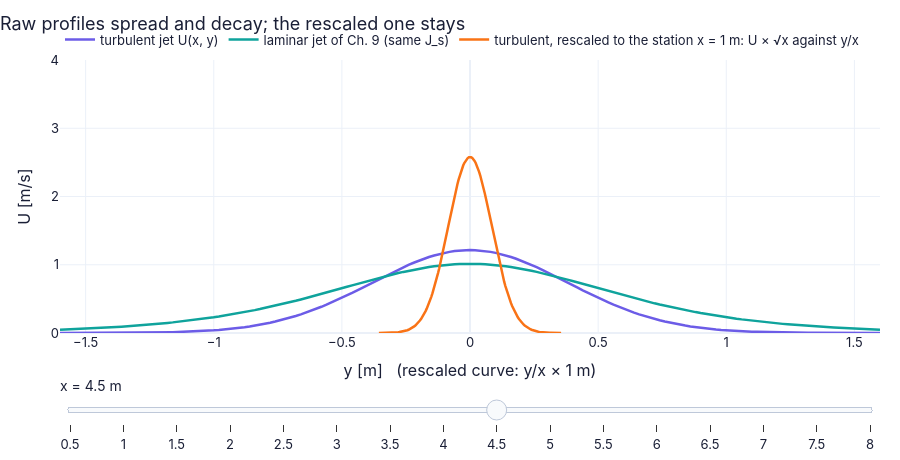

The notebook cell saved with this chart:
### Markdown cell above
**What does the code above do?**

The profile is typed out from the formula, the two integrals done with `np.trapezoid`: the momentum flux is flat, the volume
flux doubles over a factor 4 in distance, and both agree with the library.

### Code cell
y_f = np.linspace(-1.6, 1.6, 161)                            # cross-stream positions [m]
nu_lam = 0.02                                                 # a (large, illustrative) viscosity for the laminar comparison jet [m²/s]

def f4(x):                                                    # raw profiles at station x: turbulent and laminar jet of the same momentum flux
    Ut = ch12.plane_jet_mean_velocity(x, y_f, 1.0, 1.0, **JET_KW)         # turbulent: δ ∝ x, U_CL ∝ x^(−1/2)
    Ul = JET.free_jet(x, y_f, 1.0, 1.0, nu_lam)["u"]                      # laminar (Ch. 9): δ ∝ x^(2/3), U_CL ∝ x^(−1/3)
    return {"turbulent jet U(x, y)": (y_f, Ut), "laminar jet of Ch. 9 (same J_s)": (y_f, Ul),   # hand the result back to the caller
            "turbulent, rescaled to the station x = 1 m: U × √x against y/x": (y_f/x, Ut*np.sqrt(x))}

figF4 = slider_figure(f4, "x", np.round(np.linspace(0.5, 8.0, 16), 2), unit="m", xlabel="y [m]   (rescaled curve: y/x × 1 m)",
                      ylabel="U [m/s]", title="Raw profiles spread and decay; the rescaled one stays", xrange=(-1.6, 1.6), yrange=(0, 4))
figF4.show()   # display the interactive figure (the slider works on the web page too)

### Figure 1 — Plotly figure (JSON) as saved in the notebook; plotly's stock layout.template omitted (floating-point values rounded to 4 significant figures; data arrays with more than 128 entries replaced by an {"elided": "..."} marker saying what was removed)
{"data": [{"hovertemplate": "turbulent jet U(x, y): %{y:.4g}<extra>x = 0.5 m</extra>", "line": {"color": "#6c5ce7", "width": 2.5}, "mode": "lines", "name": "turbulent jet U(x, y)", "type": "scatter", "visible": false, "x": {"elided": "161 float values"}, "y": {"elided": "161 float values"}}, {"hovertemplate": "laminar jet of Ch. 9 (same J_s): %{y:.4g}<extra>x = 0.5 m</extra>", "line": {"color": "#0fa39c", "width": 2.5}, "mode": "lines", "name": "laminar jet of Ch. 9 (same J_s)", "type": "scatter", "visible": false, "x": {"elided": "161 float values"}, "y": {"elided": "161 float values"}}, {"hovertemplate": "turbulent, rescaled to the station x = 1 m: U × √x against y/x: %{y:.4g}<extra>x = 0.5 m</extra>", "line": {"color": "#f97316", "width": 2.5}, "mode": "lines", "name": "turbulent, rescaled to the station x = 1 m: U × √x against y/x", "type": "scatter", "visible": false, "x": {"elided": "161 float values"}, "y": {"elided": "161 float values"}}, {"hovertemplate": "turbulent jet U(x, y): %{y:.4g}<extra>x = 1 m</extra>", "line": {"color": "#6c5ce7", "width": 2.5}, "mode": "lines", "name": "turbulent jet U(x, y)", "type": "scatter", "visible": false, "x": {"elided": "161 float values"}, "y": {"elided": "161 float values"}}, {"hovertemplate": "laminar jet of Ch. 9 (same J_s): %{y:.4g}<extra>x = 1 m</extra>", "line": {"color": "#0fa39c", "width": 2.5}, "mode": "lines", "name": "laminar jet of Ch. 9 (same J_s)", "type": "scatter", "visible": false, "x": {"elided": "161 float values"}, "y": {"elided": "161 float values"}}, {"hovertemplate": "turbulent, rescaled to the station x = 1 m: U × √x against y/x: %{y:.4g}<extra>x = 1 m</extra>", "line": {"color": "#f97316", "width": 2.5}, "mode": "lines", "name": "turbulent, rescaled to the station x = 1 m: U × √x against y/x", "type": "scatter", "visible": false, "x": {"elided": "161 float values"}, "y": {"elided": "161 float values"}}, {"hovertemplate": "turbulent jet U(x, y): %{y:.4g}<extra>x = 1.5 m</extra>", "line": {"color": "#6c5ce7", "width": 2.5}, "mode": "lines", "name": "turbulent jet U(x, y)", "type": "scatter", "visible": false, "x": {"elided": "161 float values"}, "y": {"elided": "161 float values"}}, {"hovertemplate": "laminar jet of Ch. 9 (same J_s): %{y:.4g}<extra>x = 1.5 m</extra>", "line": {"color": "#0fa39c", "width": 2.5}, "mode": "lines", "name": "laminar jet of Ch. 9 (same J_s)", "type": "scatter", "visible": false, "x": {"elided": "161 float values"}, "y": {"elided": "161 float values"}}, {"hovertemplate": "turbulent, rescaled to the station x = 1 m: U × √x against y/x: %{y:.4g}<extra>x = 1.5 m</extra>", "line": {"color": "#f97316", "width": 2.5}, "mode": "lines", "name": "turbulent, rescaled to the station x = 1 m: U × √x against y/x", "type": "scatter", "visible": false, "x": {"elided": "161 float values"}, "y": {"elided": "161 float values"}}, {"hovertemplate": "turbulent jet U(x, y): %{y:.4g}<extra>x = 2 m</extra>", "line": {"color": "#6c5ce7", "width": 2.5}, "mode": "lines", "name": "turbulent jet U(x, y)", "type": "scatter", "visible": false, "x": {"elided": "161 float values"}, "y": {"elided": "161 float values"}}, {"hovertemplate": "laminar jet of Ch. 9 (same J_s): %{y:.4g}<extra>x = 2 m</extra>", "line": {"color": "#0fa39c", "width": 2.5}, "mode": "lines", "name": "laminar jet of Ch. 9 (same J_s)", "type": "scatter", "visible": false, "x": {"elided": "161 float values"}, "y": {"elided": "161 float values"}}, {"hovertemplate": "turbulent, rescaled to the station x = 1 m: U × √x against y/x: %{y:.4g}<extra>x = 2 m</extra>", "line": {"color": "#f97316", "width": 2.5}, "mode": "lines", "name": "turbulent, rescaled to the station x = 1 m: U × √x against y/x", "type": "scatter", "visible": false, "x": {"elided": "161 float values"}, "y": {"elided": "161 float values"}}, {"hovertemplate": "turbulent jet U(x, y): %{y:.4g}<extra>x = 2.5 m</extra>", "line": {"color": "#6c5ce7", "width": 2.5}, "mode": "lines", "name": "turbulent jet U(x, y)", "type": "scatter", "visible": false, "x": {"elided": "161 float values"}, "y": {"elided": "161 float values"}}, {"hovertemplate": "laminar jet of Ch. 9 (same J_s): %{y:.4g}<extra>x = 2.5 m</extra>", "line": {"color": "#0fa39c", "width": 2.5}, "mode": "lines", "name": "laminar jet of Ch. 9 (same J_s)", "type": "scatter", "visible": false, "x": {"elided": "161 float values"}, "y": {"elided": "161 float values"}}, {"hovertemplate": "turbulent, rescaled to the station x = 1 m: U × √x against y/x: %{y:.4g}<extra>x = 2.5 m</extra>", "line": {"color": "#f97316", "width": 2.5}, "mode": "lines", "name": "turbulent, rescaled to the station x = 1 m: U × √x against y/x", "type": "scatter", "visible": false, "x": {"elided": "161 float values"}, "y": {"elided": "161 float values"}}, {"hovertemplate": "turbulent jet U(x, y): %{y:.4g}<extra>x = 3 m</extra>", "line": {"color": "#6c5ce7", "width": 2.5}, "mode": "lines", "name": "turbulent jet U(x, y)", "type": "scatter", "visible": false, "x": {"elided": "161 float values"}, "y": {"elided": "161 float values"}}, {"hovertemplate": "laminar jet of Ch. 9 (same J_s): %{y:.4g}<extra>x = 3 m</extra>", "line": {"color": "#0fa39c", "width": 2.5}, "mode": "lines", "name": "laminar jet of Ch. 9 (same J_s)", "type": "scatter", "visible": false, "x": {"elided": "161 float values"}, "y": {"elided": "161 float values"}}, {"hovertemplate": "turbulent, rescaled to the station x = 1 m: U × √x against y/x: %{y:.4g}<extra>x = 3 m</extra>", "line": {"color": "#f97316", "width": 2.5}, "mode": "lines", "name": "turbulent, rescaled to the station x = 1 m: U × √x against y/x", "type": "scatter", "visible": false, "x": {"elided": "161 float values"}, "y": {"elided": "161 float values"}}, {"hovertemplate": "turbulent jet U(x, y): %{y:.4g}<extra>x = 3.5 m</extra>", "line": {"color": "#6c5ce7", "width": 2.5}, "mode": "lines", "name": "turbulent jet U(x, y)", "type": "scatter", "visible": false, "x": {"elided": "161 float values"}, "y": {"elided": "161 float values"}}, {"hovertemplate": "laminar jet of Ch. 9 (same J_s): %{y:.4g}<extra>x = 3.5 m</extra>", "line": {"color": "#0fa39c", "width": 2.5}, "mode": "lines", "name": "laminar jet of Ch. 9 (same J_s)", "type": "scatter", "visible": false, "x": {"elided": "161 float values"}, "y": {"elided": "161 float values"}}, {"hovertemplate": "turbulent, rescaled to the station x = 1 m: U × √x against y/x: %{y:.4g}<extra>x = 3.5 m</extra>", "line": {"color": "#f97316", "width": 2.5}, "mode": "lines", "name": "turbulent, rescaled to the station x = 1 m: U × √x against y/x", "type": "scatter", "visible": false, "x": {"elided": "161 float values"}, "y": {"elided": "161 float values"}}, {"hovertemplate": "turbulent jet U(x, y): %{y:.4g}<extra>x = 4 m</extra>", "line": {"color": "#6c5ce7", "width": 2.5}, "mode": "lines", "name": "turbulent jet U(x, y)", "type": "scatter", "visible": false, "x": {"elided": "161 float values"}, "y": {"elided": "161 float values"}}, {"hovertemplate": "laminar jet of Ch. 9 (same J_s): %{y:.4g}<extra>x = 4 m</extra>", "line": {"color": "#0fa39c", "width": 2.5}, "mode": "lines", "name": "laminar jet of Ch. 9 (same J_s)", "type": "scatter", "visible": false, "x": {"elided": "161 float values"}, "y": {"elided": "161 float values"}}, {"hovertemplate": "turbulent, rescaled to the station x = 1 m: U × √x against y/x: %{y:.4g}<extra>x = 4 m</extra>", "line": {"color": "#f97316", "width": 2.5}, "mode": "lines", "name": "turbulent, rescaled to the station x = 1 m: U × √x against y/x", "type": "scatter", "visible": false, "x": {"elided": "161 float values"}, "y": {"elided": "161 float values"}}, {"hovertemplate": "turbulent jet U(x, y): %{y:.4g}<extra>x = 4.5 m</extra>", "line": {"color": "#6c5ce7", "width": 2.5}, "mode": "lines", "name": "turbulent jet U(x, y)", "type": "scatter", "visible": true, "x": {"elided": "161 float values"}, "y": {"elided": "161 float values"}}, {"hovertemplate": "laminar jet of Ch. 9 (same J_s): %{y:.4g}<extra>x = 4.5 m</extra>", "line": {"color": "#0fa39c", "width": 2.5}, "mode": "lines", "name": "laminar jet of Ch. 9 (same J_s)", "type": "scatter", "visible": true, "x": {"elided": "161 float values"}, "y": {"elided": "161 float values"}}, {"hovertemplate": "turbulent, rescaled to the station x = 1 m: U × √x against y/x: %{y:.4g}<extra>x = 4.5 m</extra>", "line": {"color": "#f97316", "width": 2.5}, "mode": "lines", "name": "turbulent, rescaled to the station x = 1 m: U × √x against y/x", "type": "scatter", "visible": true, "x": {"elided": "161 float values"}, "y": {"elided": "161 float values"}}, {"hovertemplate": "turbulent jet U(x, y): %{y:.4g}<extra>x = 5 m</extra>", "line": {"color": "#6c5ce7", "width": 2.5}, "mode": "lines", "name": "turbulent jet U(x, y)", "type": "scatter", "visible": false, "x": {"elided": "161 float values"}, "y": {"elided": "161 float values"}}, {"hovertemplate": "laminar jet of Ch. 9 (same J_s): %{y:.4g}<extra>x = 5 m</extra>", "line": {"color": "#0fa39c", "width": 2.5}, "mode": "lines", "name": "laminar jet of Ch. 9 (same J_s)", "type": "scatter", "visible": false, "x": {"elided": "161 float values"}, "y": {"elided": "161 float values"}}, {"hovertemplate": "turbulent, rescaled to the station x = 1 m: U × √x against y/x: %{y:.4g}<extra>x = 5 m</extra>", "line": {"color": "#f97316", "width": 2.5}, "mode": "lines", "name": "turbulent, rescaled to the station x = 1 m: U × √x against y/x", "type": "scatter", "visible": false, "x": {"elided": "161 float values"}, "y": {"elided": "161 float values"}}, {"hovertemplate": "turbulent jet U(x, y): %{y:.4g}<extra>x = 5.5 m</extra>", "line": {"color": "#6c5ce7", "width": 2.5}, "mode": "lines", "name": "turbulent jet U(x, y)", "type": "scatter", "visible": false, "x": {"elided": "161 float values"}, "y": {"elided": "161 float values"}}, {"hovertemplate": "laminar jet of Ch. 9 (same J_s): %{y:.4g}<extra>x = 5.5 m</extra>", "line": {"color": "#0fa39c", "width": 2.5}, "mode": "lines", "name": "laminar jet of Ch. 9 (same J_s)", "type": "scatter", "visible": false, "x": {"elided": "161 float values"}, "y": {"elided": "161 float values"}}, {"hovertemplate": "turbulent, rescaled to the station x = 1 m: U × √x against y/x: %{y:.4g}<extra>x = 5.5 m</extra>", "line": {"color": "#f97316", "width": 2.5}, "mode": "lines", "name": "turbulent, rescaled to the station x = 1 m: U × √x against y/x", "type": "scatter", "visible": false, "x": {"elided": "161 float values"}, "y": {"elided": "161 float values"}}, {"hovertemplate": "turbulent jet U(x, y): %{y:.4g}<extra>x = 6 m</extra>", "line": {"color": "#6c5ce7", "width": 2.5}, "mode": "lines", "name": "turbulent jet U(x, y)", "type": "scatter", "visible": false, "x": {"elided": "161 float values"}, "y": {"elided": "161 float values"}}, {"hovertemplate": "laminar jet of Ch. 9 (same J_s): %{y:.4g}<extra>x = 6 m</extra>", "line": {"color": "#0fa39c", "width": 2.5}, "mode": "lines", "name": "laminar jet of Ch. 9 (same J_s)", "type": "scatter", "visible": false, "x": {"elided": "161 float values"}, "y": {"elided": "161 float values"}}, {"hovertemplate": "turbulent, rescaled to the station x = 1 m: U × √x against y/x: %{y:.4g}<extra>x = 6 m</extra>", "line": {"color": "#f97316", "width": 2.5}, "mode": "lines", "name": "turbulent, rescaled to the station x = 1 m: U × √x against y/x", "type": "scatter", "visible": false, "x": {"elided": "161 float values"}, "y": {"elided": "161 float values"}}, {"hovertemplate": "turbulent jet U(x, y): %{y:.4g}<extra>x = 6.5 m</extra>", "line": {"color": "#6c5ce7", "width": 2.5}, "mode": "lines", "name": "turbulent jet U(x, y)", "type": "scatter", "visible": false, "x": {"elided": "161 float values"}, "y": {"elided": "161 float values"}}, {"hovertemplate": "laminar jet of Ch. 9 (same J_s): %{y:.4g}<extra>x = 6.5 m</extra>", "line": {"color": "#0fa39c", "width": 2.5}, "mode": "lines", "name": "laminar jet of Ch. 9 (same J_s)", "type": "scatter", "visible": false, "x": {"elided": "161 float values"}, "y": {"elided": "161 float values"}}, {"hovertemplate": "turbulent, rescaled to the station x = 1 m: U × √x against y/x: %{y:.4g}<extra>x = 6.5 m</extra>", "line": {"color": "#f97316", "width": 2.5}, "mode": "lines", "name": "turbulent, rescaled to the station x = 1 m: U × √x against y/x", "type": "scatter", "visible": false, "x": {"elided": "161 float values"}, "y": {"elided": "161 float values"}}, {"hovertemplate": "turbulent jet U(x, y): %{y:.4g}<extra>x = 7 m</extra>", "line": {"color": "#6c5ce7", "width": 2.5}, "mode": "lines", "name": "turbulent jet U(x, y)", "type": "scatter", "visible": false, "x": {"elided": "161 float values"}, "y": {"elided": "161 float values"}}, {"hovertemplate": "laminar jet of Ch. 9 (same J_s): %{y:.4g}<extra>x = 7 m</extra>", "line": {"color": "#0fa39c", "width": 2.5}, "mode": "lines", "name": "laminar jet of Ch. 9 (same J_s)", "type": "scatter", "visible": false, "x": {"elided": "161 float values"}, "y": {"elided": "161 float values"}}, {"hovertemplate": "turbulent, rescaled to the station x = 1 m: U × √x against y/x: %{y:.4g}<extra>x = 7 m</extra>", "line": {"color": "#f97316", "width": 2.5}, "mode": "lines", "name": "turbulent, rescaled to the station x = 1 m: U × √x against y/x", "type": "scatter", "visible": false, "x": {"elided": "161 float values"}, "y": {"elided": "161 float values"}}, {"hovertemplate": "turbulent jet U(x, y): %{y:.4g}<extra>x = 7.5 m</extra>", "line": {"color": "#6c5ce7", "width": 2.5}, "mode": "lines", "name": "turbulent jet U(x, y)", "type": "scatter", "visible": false, "x": {"elided": "161 float values"}, "y": {"elided": "161 float values"}}, {"hovertemplate": "laminar jet of Ch. 9 (same J_s): %{y:.4g}<extra>x = 7.5 m</extra>", "line": {"color": "#0fa39c", "width": 2.5}, "mode": "lines", "name": "laminar jet of Ch. 9 (same J_s)", "type": "scatter", "visible": false, "x": {"elided": "161 float values"}, "y": {"elided": "161 float values"}}, {"hovertemplate": "turbulent, rescaled to the station x = 1 m: U × √x against y/x: %{y:.4g}<extra>x = 7.5 m</extra>", "line": {"color": "#f97316", "width": 2.5}, "mode": "lines", "name": "turbulent, rescaled to the station x = 1 m: U × √x against y/x", "type": "scatter", "visible": false, "x": {"elided": "161 float values"}, "y": {"elided": "161 float values"}}, {"hovertemplate": "turbulent jet U(x, y): %{y:.4g}<extra>x = 8 m</extra>", "line": {"color": "#6c5ce7", "width": 2.5}, "mode": "lines", "name": "turbulent jet U(x, y)", "type": "scatter", "visible": false, "x": {"elided": "161 float values"}, "y": {"elided": "161 float values"}}, {"hovertemplate": "laminar jet of Ch. 9 (same J_s): %{y:.4g}<extra>x = 8 m</extra>", "line": {"color": "#0fa39c", "width": 2.5}, "mode": "lines", "name": "laminar jet of Ch. 9 (same J_s)", "type": "scatter", "visible": false, "x": {"elided": "161 float values"}, "y": {"elided": "161 float values"}}, {"hovertemplate": "turbulent, rescaled to the station x = 1 m: U × √x against y/x: %{y:.4g}<extra>x = 8 m</extra>", "line": {"color": "#f97316", "width": 2.5}, "mode": "lines", "name": "turbulent, rescaled to the station x = 1 m: U × √x against y/x", "type": "scatter", "visible": false, "x": {"elided": "161 float values"}, "y": {"elided": "161 float values"}}], "layout": {"colorway": ["#6c5ce7", "#0fa39c", "#f97316", "#2563eb", "#e11d6a", "#d97706"], "font": {"color": "#1a1f36", "family": "Inter, -apple-system, Segoe UI, Roboto, sans-serif", "size": 13}, "height": 460, "hovermode": "x unified", "legend": {"orientation": "h", "x": 0, "xanchor": "left", "y": 1.02, "yanchor": "bottom"}, "margin": {"b": 90, "l": 60, "r": 20, "t": 60}, "sliders": [{"active": 8, "currentvalue": {"font": {"size": 14}, "prefix": "x = ", "suffix": " m"}, "pad": {"t": 40}, "steps": [{"args": [{"visible": [true, true, true, false, false, false, false, false, false, false, false, false, false, false, false, false, false, false, false, false, false, false, false, false, false, false, false, false, false, false, false, false, false, false, false, false, false, false, false, false, false, false, false, false, false, false, false, false]}], "label": "0.5", "method": "update"}, {"args": [{"visible": [false, false, false, true, true, true, false, false, false, false, false, false, false, false, false, false, false, false, false, false, false, false, false, false, false, false, false, false, false, false, false, false, false, false, false, false, false, false, false, false, false, false, false, false, false, false, false, false]}], "label": "1", "method": "update"}, {"args": [{"visible": [false, false, false, false, false, false, true, true, true, false, false, false, false, false, false, false, false, false, false, false, false, false, false, false, false, false, false, false, false, false, false, false, false, false, false, false, false, false, false, false, false, false, false, false, false, false, false, false]}], "label": "1.5", "method": "update"}, {"args": [{"visible": [false, false, false, false, false, false, false, false, false, true, true, true, false, false, false, false, false, false, false, false, false, false, false, false, false, false, false, false, false, false, false, false, false, false, false, false, false, false, false, false, false, false, false, false, false, false, false, false]}], "label": "2", "method": "update"}, {"args": [{"visible": [false, false, false, false, false, false, false, false, false, false, false, false, true, true, true, false, false, false, false, false, false, false, false, false, false, false, false, false, false, false, false, false, false, false, false, false, false, false, false, false, false, false, false, false, false, false, false, false]}], "label": "2.5", "method": "update"}, {"args": [{"visible": [false, false, false, false, false, false, false, false, false, false, false, false, false, false, false, true, true, true, false, false, false, false, false, false, false, false, false, false, false, false, false, false, false, false, false, false, false, false, false, false, false, false, false, false, false, false, false, false]}], "label": "3", "method": "update"}, {"args": [{"visible": [false, false, false, false, false, false, false, false, false, false, false, false, false, false, false, false, false, false, true, true, true, false, false, false, false, false, false, false, false, false, false, false, false, false, false, false, false, false, false, false, false, false, false, false, false, false, false, false]}], "label": "3.5", "method": "update"}, {"args": [{"visible": [false, false, false, false, false, false, false, false, false, false, false, false, false, false, false, false, false, false, false, false, false, true, true, true, false, false, false, false, false, false, false, false, false, false, false, false, false, false, false, false, false, false, false, false, false, false, false, false]}], "label": "4", "method": "update"}, {"args": [{"visible": [false, false, false, false, false, false, false, false, false, false, false, false, false, false, false, false, false, false, false, false, false, false, false, false, true, true, true, false, false, false, false, false, false, false, false, false, false, false, false, false, false, false, false, false, false, false, false, false]}], "label": "4.5", "method": "update"}, {"args": [{"visible": [false, false, false, false, false, false, false, false, false, false, false, false, false, false, false, false, false, false, false, false, false, false, false, false, false, false, false, true, true, true, false, false, false, false, false, false, false, false, false, false, false, false, false, false, false, false, false, false]}], "label": "5", "method": "update"}, {"args": [{"visible": [false, false, false, false, false, false, false, false, false, false, false, false, false, false, false, false, false, false, false, false, false, false, false, false, false, false, false, false, false, false, true, true, true, false, false, false, false, false, false, false, false, false, false, false, false, false, false, false]}], "label": "5.5", "method": "update"}, {"args": [{"visible": [false, false, false, false, false, false, false, false, false, false, false, false, false, false, false, false, false, false, false, false, false, false, false, false, false, false, false, false, false, false, false, false, false, true, true, true, false, false, false, false, false, false, false, false, false, false, false, false]}], "label": "6", "method": "update"}, {"args": [{"visible": [false, false, false, false, false, false, false, false, false, false, false, false, false, false, false, false, false, false, false, false, false, false, false, false, false, false, false, false, false, false, false, false, false, false, false, false, true, true, true, false, false, false, false, false, false, false, false, false]}], "label": "6.5", "method": "update"}, {"args": [{"visible": [false, false, false, false, false, false, false, false, false, false, false, false, false, false, false, false, false, false, false, false, false, false, false, false, false, false, false, false, false, false, false, false, false, false, false, false, false, false, false, true, true, true, false, false, false, false, false, false]}], "label": "7", "method": "update"}, {"args": [{"visible": [false, false, false, false, false, false, false, false, false, false, false, false, false, false, false, false, false, false, false, false, false, false, false, false, false, false, false, false, false, false, false, false, false, false, false, false, false, false, false, false, false, false, true, true, true, false, false, false]}], "label": "7.5", "method": "update"}, {"args": [{"visible": [false, false, false, false, false, false, false, false, false, false, false, false, false, false, false, false, false, false, false, false, false, false, false, false, false, false, false, false, false, false, false, false, false, false, false, false, false, false, false, false, false, false, false, false, false, true, true, true]}], "label": "8", "method": "update"}]}], "title": {"text": "Raw profiles spread and decay; the rescaled one stays", "x": 0}, "xaxis": {"range": [-1.6, 1.6], "title": {"text": "y [m]   (rescaled curve: y/x × 1 m)"}}, "yaxis": {"range": [0, 4], "title": {"text": "U [m/s]"}}}}
